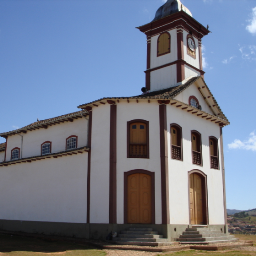
%> input picture aula_19_12/serro.bmp, 256 x 256 px
$ octave sdv.m   (GNU Octave 9; MATLAB toolbox functions it lacks are replaced by stand-ins)
%> lines starting %> are read from the running program, lines starting %| are printed output that depends on the picture
% [9 lines of commented-out code are left out]

A = imread('serro.bmp');
%> A is the input picture: size 256x256x3 uint8; mean R, G, B 114.5, 123.1, 141.5

A = rgb2gray(A);
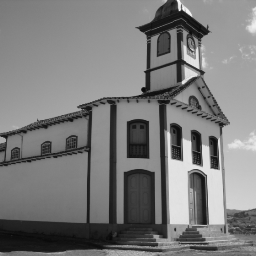
%> A: size 256x256 uint8; min 7, max 252, mean 122.6
A = double(A);
%> A: size 256x256 double
A = A/255;
[u s v]= svd(A);
figure
a = 1;
b = 50;
imshow([u s v u(:,a:b)*s(a:b,a:b)*v(:,a:b)']);
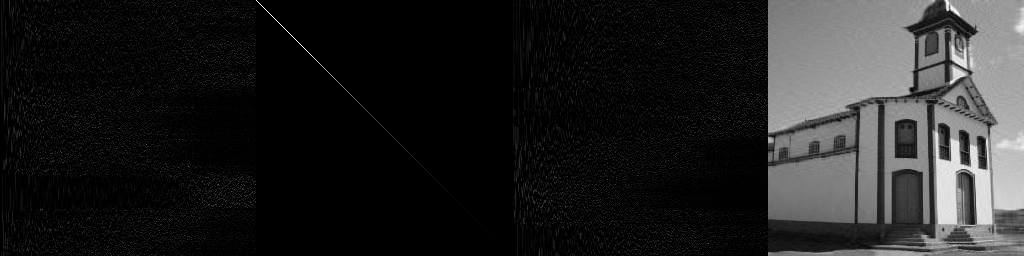
%> displayed picture: size 256x1024, on the screen's scale of 0 to 255; min 0, max 255, mean 33.7
